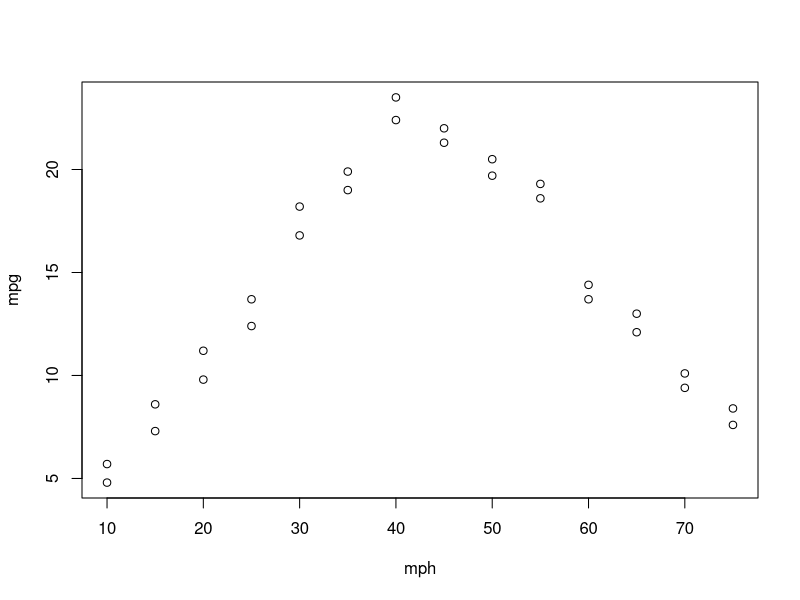
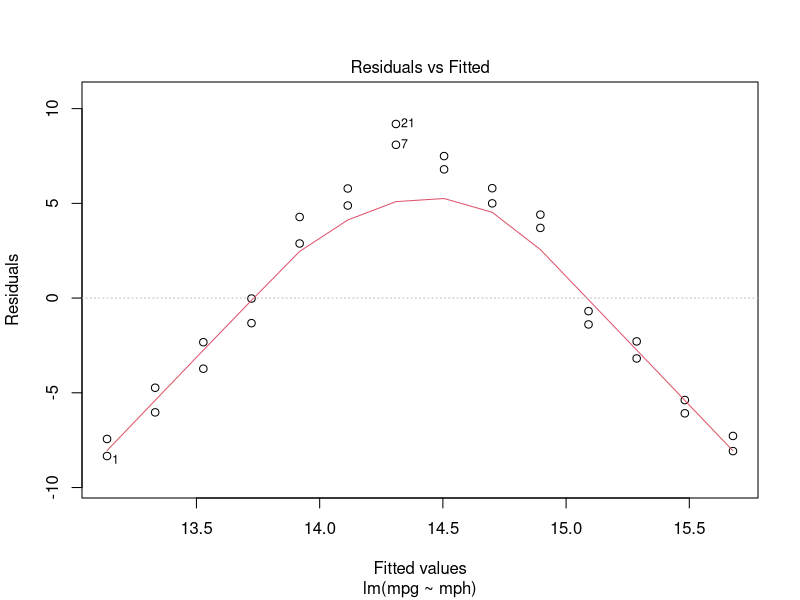
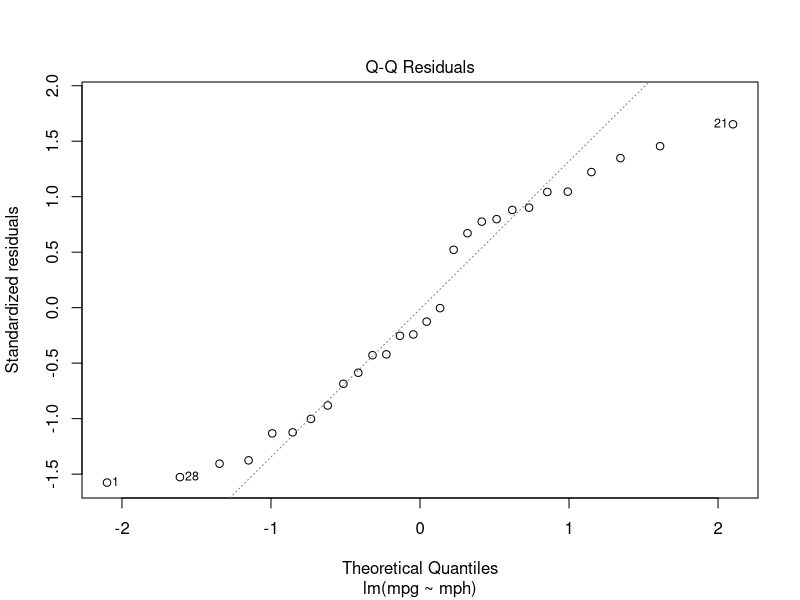
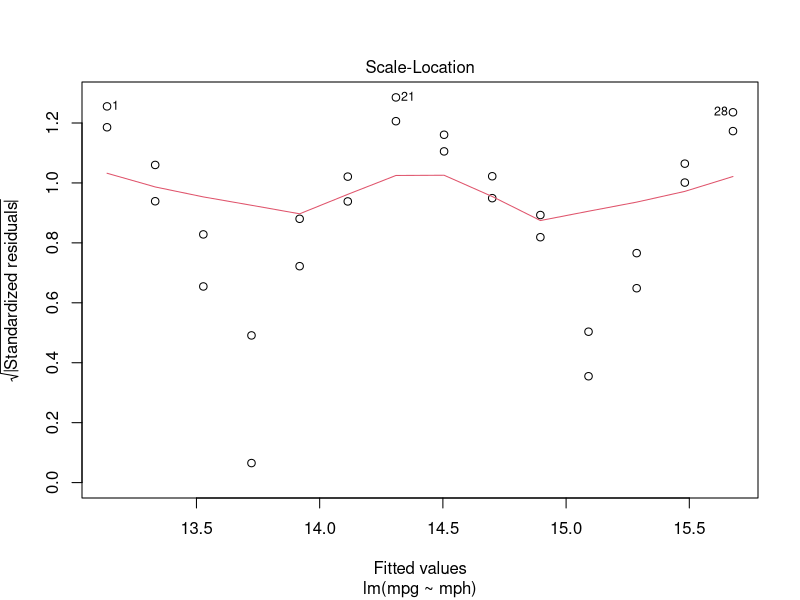
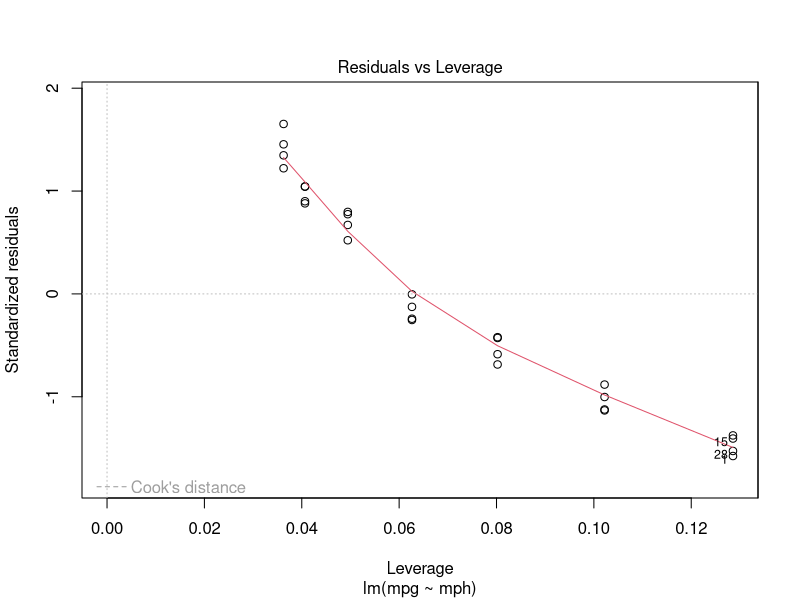
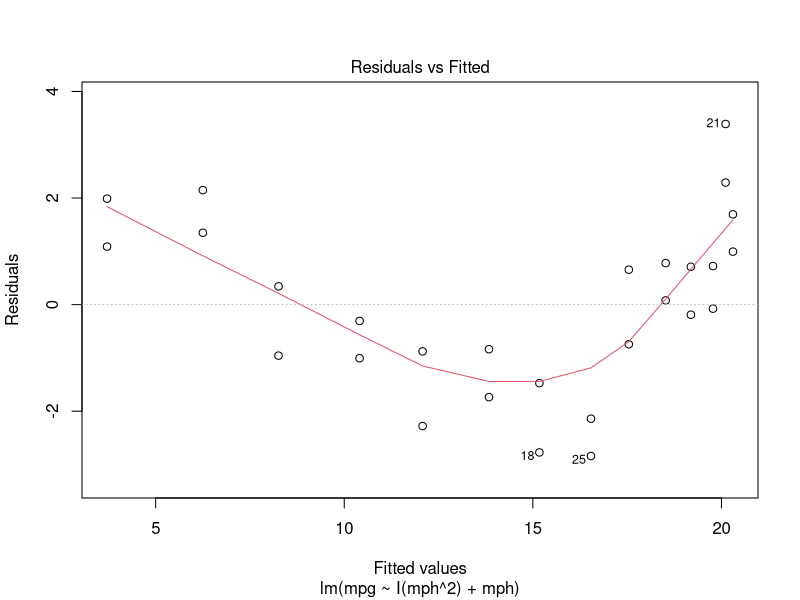
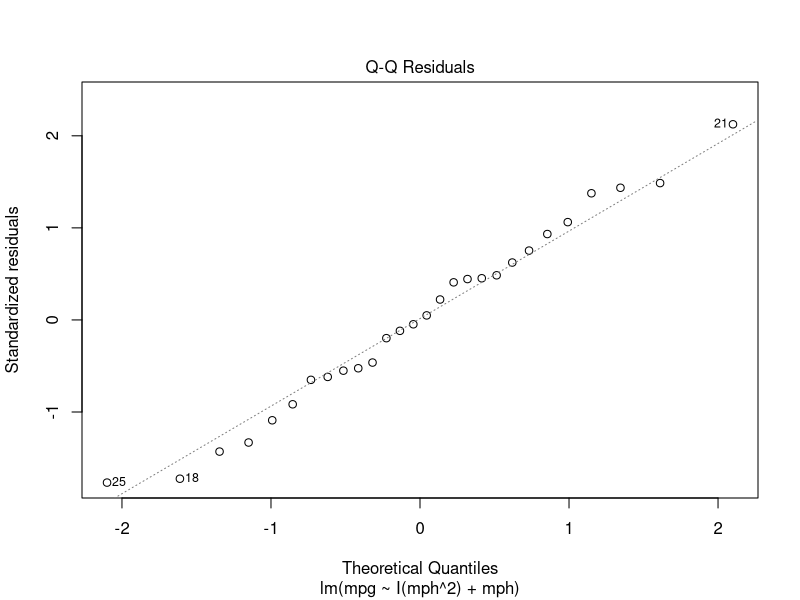
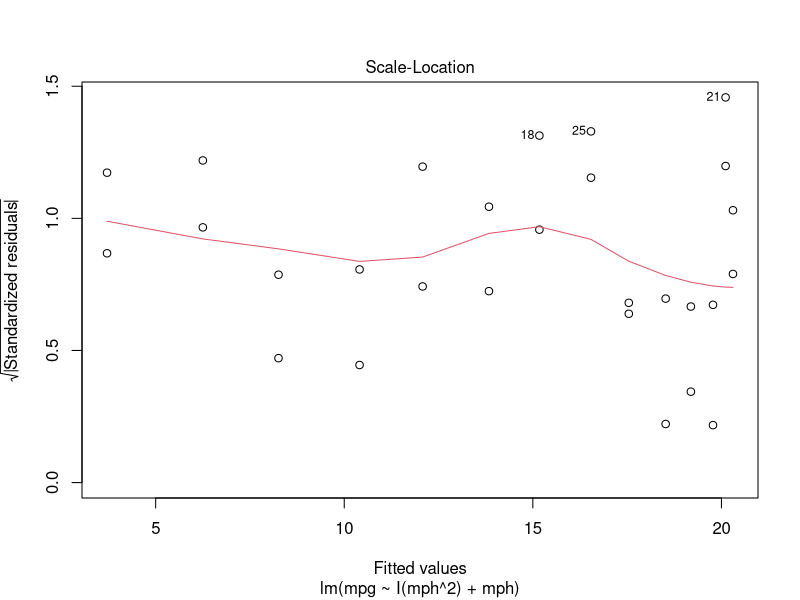

Generate these figures, in order, with R:
speed = data.frame(mph=rep(seq(10,75,by=5), 2), mpg=c(4.8,8.6,9.8,13.7,18.2,19.9,22.4,21.3,20.5,18.6,14.4,12.1,10.1,8.4,5.7,7.3,11.2,12.4,16.8,19,23.5,22,19.7,19.3,13.7,13,9.4,7.6))
plot(speed) # (a) yes. I suggest a quardic transformation.
fit = lm(mpg ~ mph, speed)
summary(fit)
# (b) mpg = 0.03908 * mph + 12.74637, 0.469 < .05, reject H0
plot(fit)

fit2 = lm(mpg ~ I(mph ^ 2) + mph, speed)
summary(fit2) # (c) mpg = -0.0145014 * mph ^ 2 + 1.2716937 * mph - 7.5555495
# 2.338e-14 < .05, reject H0
# the residual plot shows some pattern
plot(fit2)
predict(fit2, data.frame(mph=62)) # (d) 15.54618
# 1.2716937 / ((-2) * (-0.0145014)) = 43.84727
plot(speed)
fit3 = lm(mpg~as.factor(mph), speed)
abline(fit)
lines(10:75, predict(fit2, data.frame(mph=10:75)), col=2) 
lines(speed$mph[1:14], fit3$fit[1:14], type="b", col=4, pch=16)
